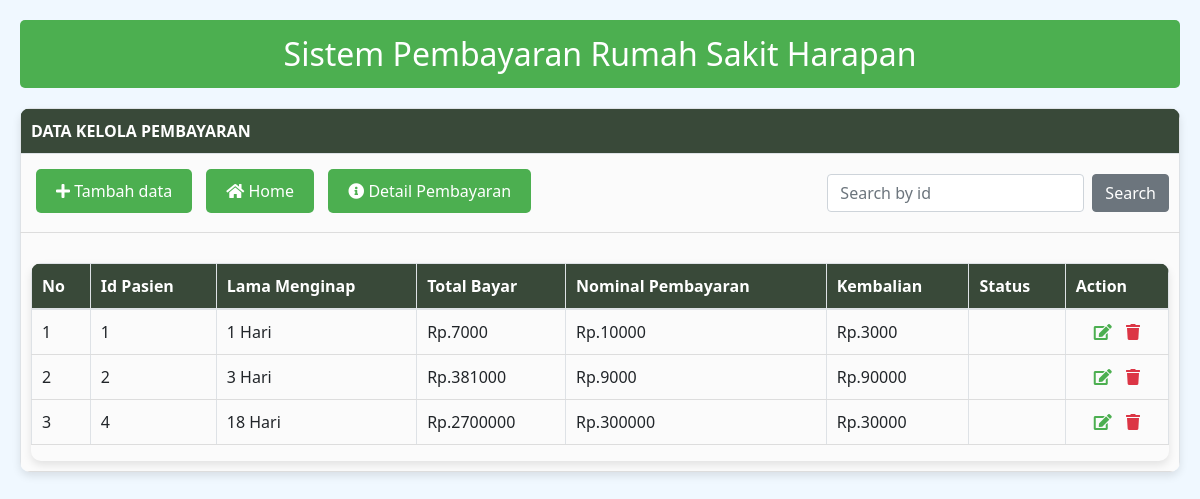
/Pembayaran.php, run on the app's committed database.
### tables this page shows
CREATE TABLE tb_pembayaran (
  id_pembayaran INT(11) NOT NULL AUTO_INCREMENT,
  id_pasien INT(11) NOT NULL,
  lama_menginap INT(20) NOT NULL,
  harga INT(20) NOT NULL,
  nominal_pembayaran INT(20) NOT NULL,
  kembalian INT(20) NOT NULL,
  STATUS VARCHAR(50) NOT NULL,
  PRIMARY KEY (id_pembayaran),
  CONSTRAINT fk_tb_pembayaran_pasien FOREIGN KEY (id_pasien) REFERENCES tabel_pasien(id_pasien)
);

### Pembayaran.php (the view, shortened to what this page needs)
<?php
include_once("koneksi.php");
$result = mysqli_query($mysqli, "SELECT * FROM tb_pembayaran ORDER BY id_pembayaran ASC"); ?>
<!DOCTYPE html>
<html>
<head>
	<link rel="stylesheet" href="https://use.fontawesome.com/releases/v5.6.3/css/all.css">
	<link rel="stylesheet" href="https://cdn.jsdelivr.net/npm/bootstrap@4.5.3/dist/css/bootstrap.min.css">
</head>
<body>
	<header>
		<?php
        function headeer() {
            echo "Sistem Pembayaran Rumah Sakit Harapan";
        }
        headeer();
        ?>
	</header>
	<div id="dokter">
		<table class="table1 table table-bordered">
			<tr>
				<th>DATA KELOLA  PEMBAYARAN</th>
			</tr>
			<tr>
				<td>
					<div class="row">
						<div class="col-md-6">
							<a href="BayarAwal.php" class="btn btn-custom"><i class="fa fa-plus"></i> Tambah data</a>
							<a href="Website.php" class="btn btn-custom"> <i class="fa fa-home"></i> Home</a>
							<a href="DetailPasien.php" class="btn btn-custom"> <i class="fa fa-info-circle"></i> Detail Pembayaran</a>
						</div>
						<div class="col-md-6 text-right">
							<form class="form-inline justify-content-end" action="Pembayaran.php" method="get">
								<input class="form-control mr-sm-2" type="search" placeholder="Search by id" aria-label="Search" name="cari">
								<button class="btn btn-secondary" type="submit">Search</button>
							</form>
						</div>
					</div>
				</td>
			</tr>
			<tr>
				<td>
					<div class="table-responsive">
                                    <table class="table table-striped">
							<tr>
								<th>No</th>
								<th>Id Pasien</th>
                                <th>Lama Menginap</th>
								<th>Total Bayar</th>
                                <th>Nominal Pembayaran</th>
								<th>Kembalian</th>
								<th>Status</th>
								<th>Action</th>
							</tr>
							<tbody>
								<?php
								if(isset($_GET['cari'])){
									$cari = $_GET['cari'];
								$result = mysqli_query($mysqli, "SELECT * FROM tb_pembayaran WHERE id_pasien like '%".$cari."%'");
									}
									else{
										$result = mysqli_query($mysqli, "SELECT * FROM tb_pembayaran
										ORDER BY id_pembayaran ASC");
										}
								while($res = mysqli_fetch_array($result)) {
								echo "<tr>";
								echo "<td>".$res['id_pembayaran']."</td>";
								echo "<td>".$res['id_pasien']."</td>";
								echo "<td>".$res['lama_menginap']." Hari"."</td>";
                                echo "<td>"."Rp.".$res['harga']."</td>";
                                echo "<td>"."Rp.".$res['nominal_pembayaran']."</td>";
								echo "<td>"."Rp.".$res['kembalian']."</td>";
								echo "<td>".$res['status']."</td>";
								 echo "<td class='text-center'>
                                                        <a class='btn-icon' href=\"Pembayaran_Edit.php?id_pembayaran=$res[id_pembayaran]\"><i class='fa fa-edit'></i></a>
                                                        <a class='btn-icon btn-icon-danger' href=\"Pembayaran_Delete.php?id_pembayaran=$res[id_pembayaran]\" onClick=\"return confirm('Are you sure you want to delete?')\"><i class='fa fa-trash'></i></a>
                                               </td>";
                                                echo "</tr>";
                                }
				 ?>
						</table>
					</div>
				</td>
			</tr>
		</table>
	</div>
</body>
</html>

### Pembayaran.php (style rules this page uses)
body { background-color: #f0f8ff; font-family: 'Segoe UI', Tahoma, Geneva, Verdana, sans-serif; padding: 20px; }
header { background-color: #4caf50; color: white; padding: 10px; text-align: center; font-size: 2rem; border-radius: 5px; margin-bottom: 20px; }
.table1, .table-responsive { border: none; width: 100%; margin-top: 20px; box-shadow: 0 4px 8px rgba(0, 0, 0, 0.1); border-radius: 10px; overflow: hidden; }
.table1 th { background-color: #394939; color: white; padding: 10px; text-align: left; }
.table1 td { background-color: #fbfbfb; padding: 10px; border-bottom: 1px solid #ddd; }
.btn-custom { background-color: #4caf50; color: white; border: none; padding: 10px 20px; margin: 5px; border-radius: 5px; }
.btn-icon { border: none; background: none; cursor: pointer; color: #4caf50; margin: 0 5px; }
.btn-icon-danger { color: #dc3545; }
.form-control { margin: 10px 0; }

### data on the page
tb_pembayaran: id_pembayaran "1", id_pasien "1", lama_menginap "1", harga "7000", nominal_pembayaran "10000", kembalian "3000"
tb_pembayaran: id_pembayaran "2", id_pasien "2", lama_menginap "3", harga "381000", nominal_pembayaran "9000", kembalian "90000"
tb_pembayaran: id_pembayaran "3", id_pasien "4", lama_menginap "18", harga "2700000", nominal_pembayaran "300000", kembalian "30000"
